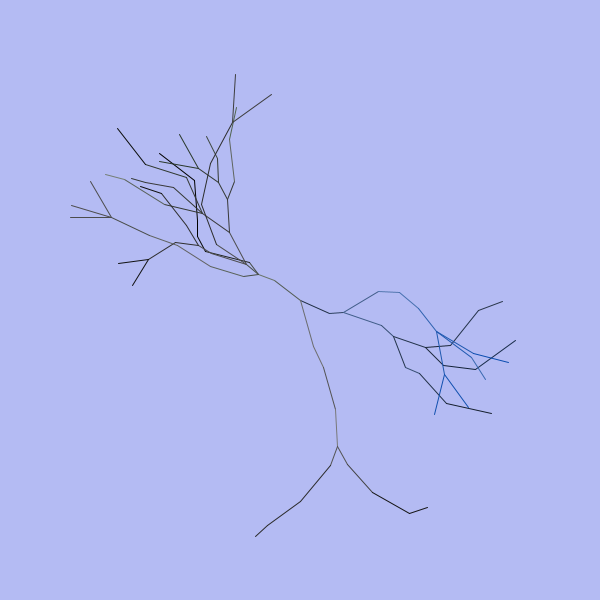
Frame 1 (no input)
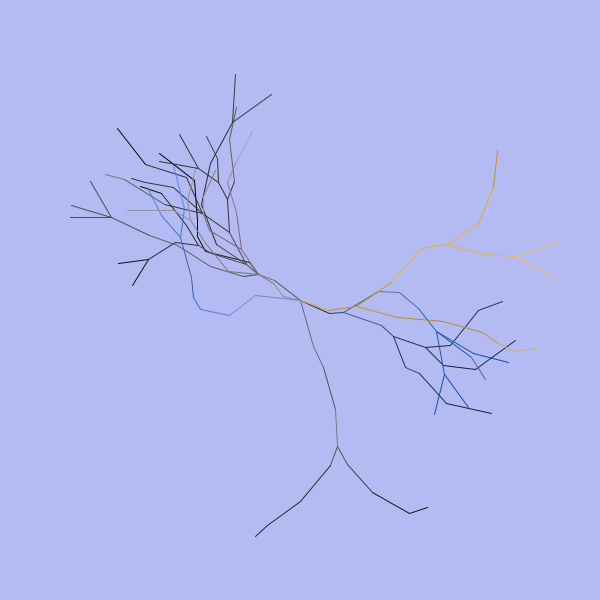
Frame 2 (the mouse pressed at the canvas centre, redrawn once)

The Processing sketch that drew these frames (run headless with seeded random() and noise(); the mouse was pressed at the canvas centre and the sketch redrawn once):

// Processing sketch: treesketch3
// ── treesketch3.pde
void setup() 
{ 
   size(600, 600);
   smooth();
   noLoop();
   colorMode(HSB);
   background(randint(256), randint(256), randint(256));
}

void mouseReleased()
{
   background(randint(256), randint(256), randint(256));
   redraw();
}

void draw()
{
   int count = randint(3, 6);
   int[] angles = new int[count];
   for(int i = 0; i < angles.length; i++) angles[i] = randint(360);

   while(similar(angles))
   {
      for(int i = 0; i < angles.length; i++) angles[i] = randint(360);
   }

   for(int i = 0; i < angles.length; i++)
      drawtree(width / 2, height / 2, angles[i], randint(15, 51), randint(256), randint(256), randint(50, 256), 8, 0);
}

void drawtree(int x, int y, int angle, int distance, int Hue, int sat, int bright, int level, int cumulativeDistance)
{
   stroke(Hue, sat, bright);

   int type = randint(2);
   if(type == 1)
      sat += int(choose(random(15, 46), -(random(15, 46))));
   else
      bright += int(choose(random(15, 46), -(random(15, 46))));

   int[] temp = line2(x, y, distance, angle);
   x = temp[0];
   y = temp[1];
   
   distance = randint(15, 51);

   cumulativeDistance += distance;

   if(x < 0) x = 0;
   if(y < 0) y = 0;
   
   if(level > 1 && cumulativeDistance <= 265)
   {
      level--;

      type = randint(6);
      if(type == 0)
      {
         drawtree(x, y, angle + 25, distance, Hue, sat, bright, level, cumulativeDistance);
         drawtree(x, y, angle - 25, distance, Hue, sat, bright, level, cumulativeDistance);
      }
      else if(randint(15) == 0)
      {
         drawtree(x, y, angle + (randint(20, 35)), distance, Hue, sat, bright, level, cumulativeDistance);
         drawtree(x, y, angle + int(choose(random(20), -(random(20)))), distance, Hue, sat, bright, level, cumulativeDistance);
         drawtree(x, y, angle - (randint(20, 35)), distance, Hue, sat, bright, level, cumulativeDistance);
      }
      else
      {
         angle += int(choose(    random(5, 51)    ,     -(random(5, 51))    ));
         drawtree(x, y, angle, distance, Hue, sat, bright, level, cumulativeDistance);
      }
   }
}

int[] line2(int x, int y, int distance, int angle)
{
   angle -= 90;

   int[] output = { x + int(cos(radians(angle)) * distance), y + int(sin(radians(angle)) * distance)};

   //println("x: " + x + " y: " + y + " distance: " + distance + " angle: " + angle + " cos: " + cos(radians(angle)) + " sin: " + cos(radians(angle)));

   line(x, y, output[0], output[1]);
   return output;
}

float choose(float a, float b)
{
   int choice = randint(2);
   return (choice == 1 ? a : b);
}

int randint(int maximum)
{
   return int(random(maximum));
}
int randint(int minimum, int maximum)
{
   return int(random(minimum, maximum));
}

boolean similar(int[] input)
{
   int temps[] = new int[input.length];
   System.arraycopy(input, 0, temps, 0, input.length);
   java.util.Arrays.sort(temps);
   for(int i = 1; i < temps.length; i++)
   {
      if((temps[i] - temps[i - 1]) < (260 / temps.length)) return false;
   }
   return true;
}
